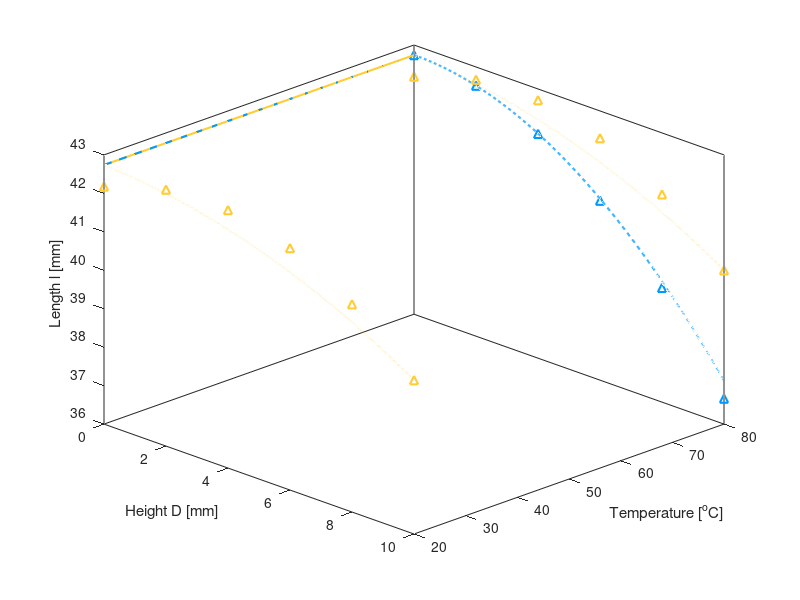

MATLAB code for this plot:
clear
clc

%% Our Proposed design - TPU
Dt0=9;
lt0=40;
r0=3;
E_tpu=90;
h=5;
b=2;
b_p=2; %thickness of PLA beam
I=h*b^3/12;
EI_tpu=E_tpu*I;
M=0.001:0.01:50;

alpha0=atan(2*Dt0/lt0);
l1=lt0/2/cos(alpha0)-r0-b/2;
% l1=lt0/2/cos(alpha0)-r0;
beta0=pi-2*alpha0;
s0=beta0*r0;
r=1./(M/EI_tpu+1/r0);
s=s0;
beta=s./r;
alpha=(pi-beta)/2;
DELTA=M*(l1)^2/3/EI_tpu;
Dt=(l1+r+b/2).*sin(alpha)-DELTA.*cos(alpha);
%Dt=(l1+r).*sin(alpha)-DELTA.*cos(alpha);
lt=lt0+2.*DELTA.*sin(alpha);
Dt_a=Dt(Dt>-1)+1;
lt_a=lt(Dt>-1);


figure(1)
hold on
plot3(Dt_a,20+lt_a*0,lt_a,'LineWidth',1.5,'Color',[1 0.800000011920929 0.200000002980232])

n=1:20:101;
concave_40_9_3=[0,0;-0.100000000000000,0.0832522000000000;-0.200000000000000,0.165067000000000;-0.300000000000000,0.245456000000000;-0.400000000000000,0.324429000000000;-0.500000000000000,0.401995000000000;-0.600000000000000,0.478165000000000;-0.700000000000000,0.552948000000000;-0.800000000000000,0.626354000000000;-0.900000000000000,0.698392000000000;-1,0.769069000000000;-1.10000000000000,0.838396000000000;-1.20000000000000,0.906379000000000;-1.30000000000000,0.973028000000000;-1.40000000000000,1.03835000000000;-1.50000000000000,1.10235000000000;-1.60000000000000,1.16505000000000;-1.70000000000000,1.22643000000000;-1.80000000000000,1.28652000000000;-1.90000000000000,1.34532000000000;-2,1.40284000000000;-2.10000000000000,1.45908000000000;-2.20000000000000,1.51405000000000;-2.30000000000000,1.56775000000000;-2.40000000000000,1.62020000000000;-2.50000000000000,1.67140000000000;-2.60000000000000,1.72134000000000;-2.70000000000000,1.77005000000000;-2.80000000000000,1.81752000000000;-2.90000000000000,1.86376000000000;-3,1.90877000000000;-3.10000000000000,1.95257000000000;-3.20000000000000,1.99515000000000;-3.30000000000000,2.03651000000000;-3.40000000000000,2.07667000000000;-3.50000000000000,2.11563000000000;-3.60000000000000,2.15339000000000;-3.70000000000000,2.18995000000000;-3.80000000000000,2.22533000000000;-3.90000000000000,2.25952000000000;-4,2.29252000000000;-4.10000000000000,2.32435000000000;-4.20000000000000,2.35500000000000;-4.30000000000000,2.38447000000000;-4.40000000000000,2.41278000000000;-4.50000000000000,2.43992000000000;-4.60000000000000,2.46590000000000;-4.70000000000000,2.49072000000000;-4.80000000000000,2.51438000000000;-4.90000000000000,2.53688000000000;-5,2.55823000000000;-5.10000000000000,2.57843000000000;-5.20000000000000,2.59749000000000;-5.30000000000000,2.61539000000000;-5.40000000000000,2.63215000000000;-5.50000000000000,2.64777000000000;-5.60000000000000,2.66225000000000;-5.70000000000000,2.67559000000000;-5.80000000000000,2.68779000000000;-5.90000000000000,2.69886000000000;-6,2.70879000000000;-6.10000000000000,2.71759000000000;-6.20000000000000,2.72526000000000;-6.30000000000000,2.73179000000000;-6.40000000000000,2.73720000000000;-6.50000000000000,2.74147000000000;-6.60000000000000,2.74462000000000;-6.70000000000000,2.74664000000000;-6.80000000000000,2.74753000000000;-6.90000000000000,2.74730000000000;-7,2.74593000000000;-7.10000000000000,2.74345000000000;-7.20000000000000,2.73983000000000;-7.30000000000000,2.73509000000000;-7.40000000000000,2.72922000000000;-7.50000000000000,2.72223000000000;-7.60000000000000,2.71411000000000;-7.70000000000000,2.70486000000000;-7.80000000000000,2.69449000000000;-7.90000000000000,2.68299000000000;-8,2.67036000000000;-8.10000000000000,2.65660000000000;-8.20000000000000,2.64171000000000;-8.30000000000000,2.62568000000000;-8.40000000000000,2.60853000000000;-8.50000000000000,2.59024000000000;-8.60000000000000,2.57082000000000;-8.70000000000000,2.55026000000000;-8.80000000000000,2.52856000000000;-8.90000000000000,2.50573000000000;-9,2.48175000000000;-9.10000000000000,2.45663000000000;-9.20000000000000,2.43037000000000;-9.30000000000000,2.40296000000000;-9.40000000000000,2.37440000000000;-9.50000000000000,2.34469000000000;-9.60000000000000,2.31382000000000;-9.70000000000000,2.28181000000000;-9.80000000000000,2.24863000000000;-9.90000000000000,2.21429000000000;-10,2.17879000000000];
Dt_s=Dt0+b_p/2+concave_40_9_3(:,1);
Dt_s=Dt_s';
lt_s=lt0+concave_40_9_3(:,2);
lt_s=lt_s';
plot3(Dt_s(n),20+lt_s(n)*0,lt_s(n),'^','LineWidth',1.5,'Color',[1 0.800000011920929 0.200000002980232])

%% Our proposed design - PLA

lp0=lt_a(end);
E_pla=7;
b=2;h=5;
I=h*b^3/12;
EI_pla=E_pla*I;
Dp_a=0:0.01:Dt0+b/2;
lp_a=lp0-12*Dp_a.^2/5/lp0;

PLA=[0,0;0.100000000000000,-0.000553792000000000;0.200000000000000,-0.00222864000000000;0.300000000000000,-0.00502464000000000;0.400000000000000,-0.00894201000000000;0.500000000000000,-0.0139810000000000;0.600000000000000,-0.0201421000000000;0.700000000000000,-0.0274258000000000;0.800000000000000,-0.0358327000000000;0.900000000000000,-0.0453634000000000;1,-0.0560189000000000;1.10000000000000,-0.0677999000000000;1.20000000000000,-0.0807075000000000;1.30000000000000,-0.0947428000000000;1.40000000000000,-0.109907000000000;1.50000000000000,-0.126202000000000;1.60000000000000,-0.143628000000000;1.70000000000000,-0.162187000000000;1.80000000000000,-0.181881000000000;1.90000000000000,-0.202712000000000;2,-0.224681000000000;2.10000000000000,-0.247790000000000;2.20000000000000,-0.272042000000000;2.30000000000000,-0.297438000000000;2.40000000000000,-0.323981000000000;2.50000000000000,-0.351673000000000;2.60000000000000,-0.380517000000000;2.70000000000000,-0.410515000000000;2.80000000000000,-0.441670000000000;2.90000000000000,-0.473984000000000;3,-0.507462000000000;3.10000000000000,-0.542105000000000;3.20000000000000,-0.577917000000000;3.30000000000000,-0.614902000000000;3.40000000000000,-0.653062000000000;3.50000000000000,-0.692401000000000;3.60000000000000,-0.732923000000000;3.70000000000000,-0.774632000000000;3.80000000000000,-0.817532000000000;3.90000000000000,-0.861626000000000;4,-0.906919000000000;4.10000000000000,-0.953415000000000;4.20000000000000,-1.00112000000000;4.30000000000000,-1.05003000000000;4.40000000000000,-1.10017000000000;4.50000000000000,-1.15152000000000;4.60000000000000,-1.20410000000000;4.70000000000000,-1.25792000000000;4.80000000000000,-1.31297000000000;4.90000000000000,-1.36926000000000;5,-1.42680000000000;5.10000000000000,-1.48560000000000;5.20000000000000,-1.54565000000000;5.30000000000000,-1.60697000000000;5.40000000000000,-1.66956000000000;5.50000000000000,-1.73344000000000;5.60000000000000,-1.79859000000000;5.70000000000000,-1.86504000000000;5.80000000000000,-1.93279000000000;5.90000000000000,-2.00185000000000;6,-2.07221000000000;6.10000000000000,-2.14390000000000;6.20000000000000,-2.21692000000000;6.30000000000000,-2.29127000000000;6.40000000000000,-2.36697000000000;6.50000000000000,-2.44402000000000;6.60000000000000,-2.52243000000000;6.70000000000000,-2.60221000000000;6.80000000000000,-2.68337000000000;6.90000000000000,-2.76592000000000;7,-2.84987000000000;7.10000000000000,-2.93522000000000;7.20000000000000,-3.02199000000000;7.30000000000000,-3.11019000000000;7.40000000000000,-3.19983000000000;7.50000000000000,-3.29091000000000;7.60000000000000,-3.38345000000000;7.70000000000000,-3.47746000000000;7.80000000000000,-3.57295000000000;7.90000000000000,-3.66994000000000;8,-3.76843000000000;8.10000000000000,-3.86844000000000;8.20000000000000,-3.96998000000000;8.30000000000000,-4.07306000000000;8.40000000000000,-4.17770000000000;8.50000000000000,-4.28391000000000;8.60000000000000,-4.39170000000000;8.70000000000000,-4.50109000000000;8.80000000000000,-4.61210000000000;8.90000000000000,-4.72473000000000;9,-4.83900000000000;9.10000000000000,-4.95493000000000;9.20000000000000,-5.07254000000000;9.30000000000000,-5.19184000000000;9.40000000000000,-5.31285000000000;9.50000000000000,-5.43559000000000;9.60000000000000,-5.56006000000000;9.70000000000000,-5.68630000000000;9.80000000000000,-5.81433000000000;9.90000000000000,-5.94415000000000;10,-6.07579000000000];
Dp_s=PLA(:,1);
lp_s=lp0+PLA(:,2);

figure(1)
plot3(Dp_a,80+lp_a*0,lp_a,'--','LineWidth',1.5,'Color',[0 0.600000023841858 1])
plot3(Dp_s(n),80+lp_s(n)*0,lp_s(n),'^','LineWidth',1.5,'Color',[0 0.600000023841858 1])

xlabel('Height D [mm]')
ylabel('Temperature [^oC]')
zlabel('Length l [mm]')

box on

lp0
Gap=abs(lp_a(end)-lt0)

figure(1)
plot3(Dt_a,80+lt_a*0,lt_a,'LineWidth',1.5,'Color',[1 0.800000011920929 0.200000002980232])
plot3(Dt_s(n),80+lt_s(n)*0,lt_s(n),'^','LineWidth',1.5,'Color',[1 0.800000011920929 0.200000002980232])

plot3([Dt_a(end),Dt_a(end)],[20,80],[lt_a(end),lt_a(end)],'LineWidth',1.5,'Color',[1 0.800000011920929 0.200000002980232])
plot3([Dt_a(end),Dt_a(end)],[20,80],[lt_a(end),lt_a(end)],'--','LineWidth',1.5,'Color',[0 0.600000023841858 1])

axis([0,10,20,80,36,43])
view([45,30])

